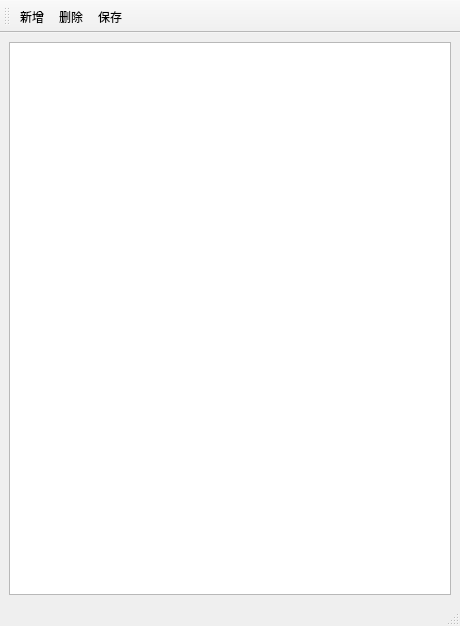
<?xml version="1.0" encoding="UTF-8"?>
<ui version="4.0">
 <class>MainWindow</class>
 <widget class="QMainWindow" name="MainWindow">
  <property name="geometry">
   <rect>
    <x>0</x>
    <y>0</y>
    <width>460</width>
    <height>626</height>
   </rect>
  </property>
  <property name="windowTitle">
   <string>MainWindow</string>
  </property>
  <property name="toolButtonStyle">
   <enum>Qt::ToolButtonTextUnderIcon</enum>
  </property>
  <widget class="QWidget" name="centralwidget">
   <layout class="QVBoxLayout" name="verticalLayout">
    <item>
     <widget class="QTableWidget" name="tableWidget"/>
    </item>
   </layout>
  </widget>
  <widget class="QStatusBar" name="statusbar"/>
  <widget class="QToolBar" name="toolBar">
   <property name="windowTitle">
    <string>toolBar</string>
   </property>
   <property name="movable">
    <bool>true</bool>
   </property>
   <property name="floatable">
    <bool>true</bool>
   </property>
   <attribute name="toolBarArea">
    <enum>TopToolBarArea</enum>
   </attribute>
   <attribute name="toolBarBreak">
    <bool>false</bool>
   </attribute>
   <addaction name="action_add"/>
   <addaction name="action_delete"/>
   <addaction name="action_save"/>
  </widget>
  <action name="action_save">
   <property name="icon">
    <iconset resource="../resources/resources.qrc">
     <normaloff>:/icons/save.png</normaloff>:/icons/save.png</iconset>
   </property>
   <property name="text">
    <string>保存</string>
   </property>
  </action>
  <action name="action_delete">
   <property name="icon">
    <iconset resource="../resources/resources.qrc">
     <normaloff>:/icons/delete.png</normaloff>:/icons/delete.png</iconset>
   </property>
   <property name="text">
    <string>删除</string>
   </property>
  </action>
  <action name="action_add">
   <property name="icon">
    <iconset resource="../resources/resources.qrc">
     <normaloff>:/icons/add.png</normaloff>:/icons/add.png</iconset>
   </property>
   <property name="text">
    <string>新增</string>
   </property>
  </action>
 </widget>
 <resources>
  <include location="../resources/resources.qrc"/>
 </resources>
 <connections/>
</ui>
